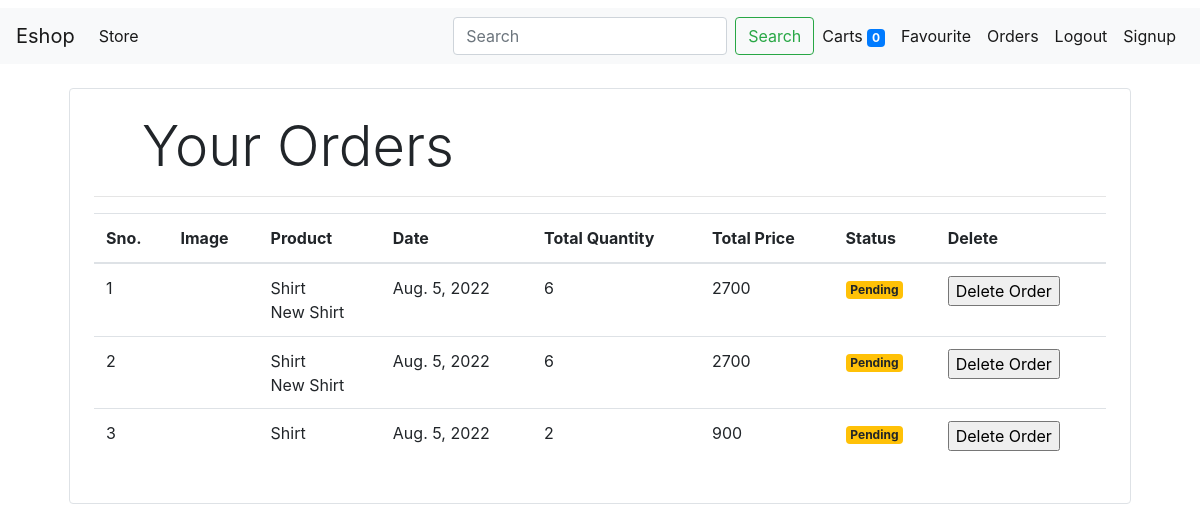
Before: /orders (signed in) with the older database file.
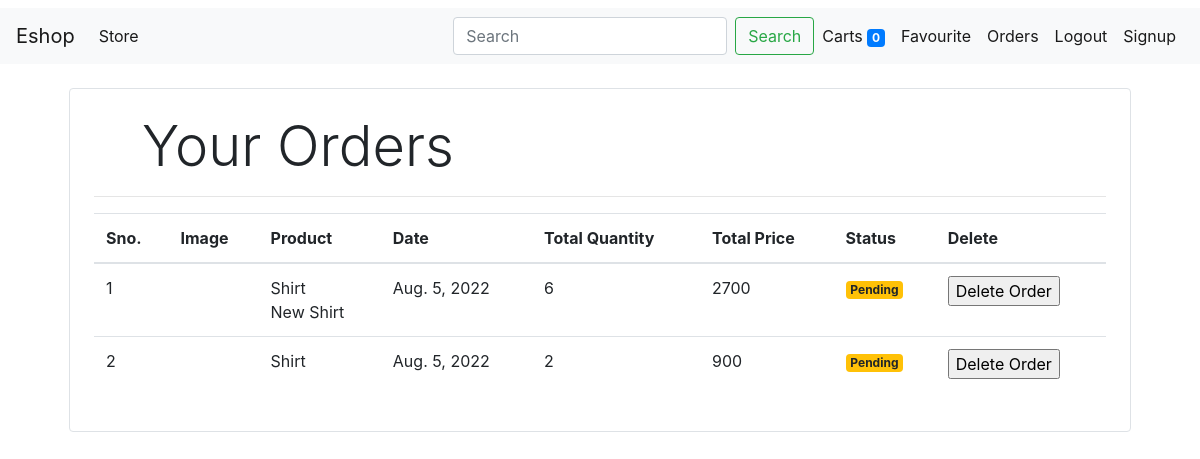
After: the same page with the newer database file.
### store/models/order.py (models this page shows, shortened)
class Order(models.Model):
    product= models.ManyToManyField(Product, blank=True)
    customer = models.ForeignKey(Customer,
                                 on_delete=models.CASCADE)
    quantity = models.IntegerField(default=1)
    price = models.IntegerField()
    address = models.CharField(max_length=50, default='', blank=True)
    phone = models.CharField(max_length=50, default='', blank=True)
    date = models.DateField(default=datetime.datetime.today)
    status = models.BooleanField(default=False)
    @staticmethod
    def get_orders_by_customer_id(customer_id):
        return Order.objects.filter(customer=customer_id).order_by('-date')

### store/models/products.py (models this page shows, shortened)
class Product(models.Model):
    name=models.CharField(max_length=50)
    price=models.IntegerField(default=0)
    category=models.ForeignKey(Category, on_delete=models.CASCADE, default=1, null=True, blank=True)
    description=models.CharField(max_length=200, default='')
    image=models.ImageField(upload_to='upload/products/', default="default.jpg")

### store/views/orders.py (the view)
# urls.py: path('orders', Orders.as_view(), name='orders'),
class Orders(View):
    def get(self, request):
        try:
            del_order=request.GET["del_order"]
            if del_order:
                dell=Order.objects.filter(id=del_order)
                print(dell)
                dell.delete()
        except:
            pass
        customer=request.session.get('customer')
        orders=Order.get_orders_by_customer_id(customer).order_by('-date')
        return render(request, 'orders.html', {'orders':orders})

### store/templatetags/cart.py (called while the page is built)
@register.filter(name='total_cart')
def total_cart(cart):
    return sum([i for i in cart])

@register.filter(name='currency')
def currency(number):
    return 'Rs ' + str(number)

@register.filter(name='multiply')
def multiply(number, number1):
    return number*number1

### store/templates/orders.html (shortened to what this page needs)
{% extends 'base.html'%}
{% block content%}
{% load cart %}
<div class="container">
  <div class="border rounded p-4 m-4">
    <p class="display-4 pl-4 ml-4">Your Orders</p>
    <hr>
    <table class="table">
      <thead>
        <tr>
          <th>Sno.</th>
          <th>Image</th>
          <th>Product</th>
          <th>Date</th>
          <th>Total Quantity</th>
          <th>Total Price</th>
          <th>Status</th>
          <th>Delete</th>
        </tr>
      </thead>
      <tbodys>
        {% for order in orders %}
        <tr>
          <td>{{ forloop.counter}}</td>
          <td> <img style="height:80px;" class='rounded-circle' src="{{order.product.image.url}}" alt=""></td>
          <td>
            {%for i in order.product.all%}
            {{i.name}}<br>
            {% endfor%}
          </td>
          <td>{{order.date}}</td>
          <td> {{order.quantity}}</td>
          <td> {{order.price}}</td>
          {% if order.status%}
          <td><small class="badge badge-success">Completed</small></td>
          {% else%}
          <td><small class="badge badge-warning">Pending</small></td>
          <td>
            <form action="" method="GET">
              <input type="submit" value="Delete Order">
            </form>
          </td>
          {%endif%}
        </tr>
        <tr>
          {% endfor %}
    </table>
  </div>
</div>
{% endblock%}

### store/templates/base.html (shortened to what this page needs)
{% load cart %}
<!doctype html>
<html lang="en">
<head>
  <link rel="stylesheet" href="https://maxcdn.bootstrapcdn.com/bootstrap/4.5.2/css/bootstrap.min.css">
  <link rel="stylesheet" href="https://cdn.jsdelivr.net/npm/bootstrap@4.0.0/dist/css/bootstrap.min.css"
>
</head>
<body>
  <nav class="navbar navbar-expand-lg navbar-light bg-light mt-2">
    <a class="navbar-brand" href="/">Eshop</a>
    <div class="collapse navbar-collapse" id="navbarSupportedContent">
      <ul class="navbar-nav mr-auto">
        <li class="nav-item active">
          <a class="nav-link" href="#">Store <span class="sr-only">(current)</span></a>
        </li>
      </ul>
      <form class="form-inline my-2 my-lg-0">
        <input class="form-control mr-sm-2" type="search" placeholder="Search" aria-label="Search" name='query'>
        <button class="btn btn-outline-success my-2 my-sm-0" type="submit">Search</button>
      </form>
      <ul class="navbar-nav">
        <li class="nav-item active">
          <a class="nav-link" href="/cart">Carts
            <span class="badge badge-primary">{{ request.session.cart.values|total_cart}}</span>
            <span class="sr-only">(current)</span></a>
        </li>
        {% if request.session.customer %}
        <li class="nav-item active">
          <a class="nav-link" href="/favourite">Favourite <span class="sr-only">(current)</span></a>
        </li>
        <li class="nav-item active">
          <a class="nav-link" href="/orders">Orders <span class="sr-only">(current)</span></a>
        </li>
        <li class="nav-item active">
          <a class="nav-link" href="/logout">Logout <span class="sr-only">(current)</span></a>
        </li>
        <li class="nav-item active">
          <a class="nav-link" href="/signup">Signup <span class="sr-only">(current)</span></a>
        </li>
        {% endif %}
      </ul>
    </div>
  </nav>
  {%block content%}{% endblock%}
</body>
</html>

Changed rows visible on the page:
removed Order: date "Aug. 5, 2022", quantity "6", price "2700", Product (name "Shirt"), Product (name "New Shirt")
